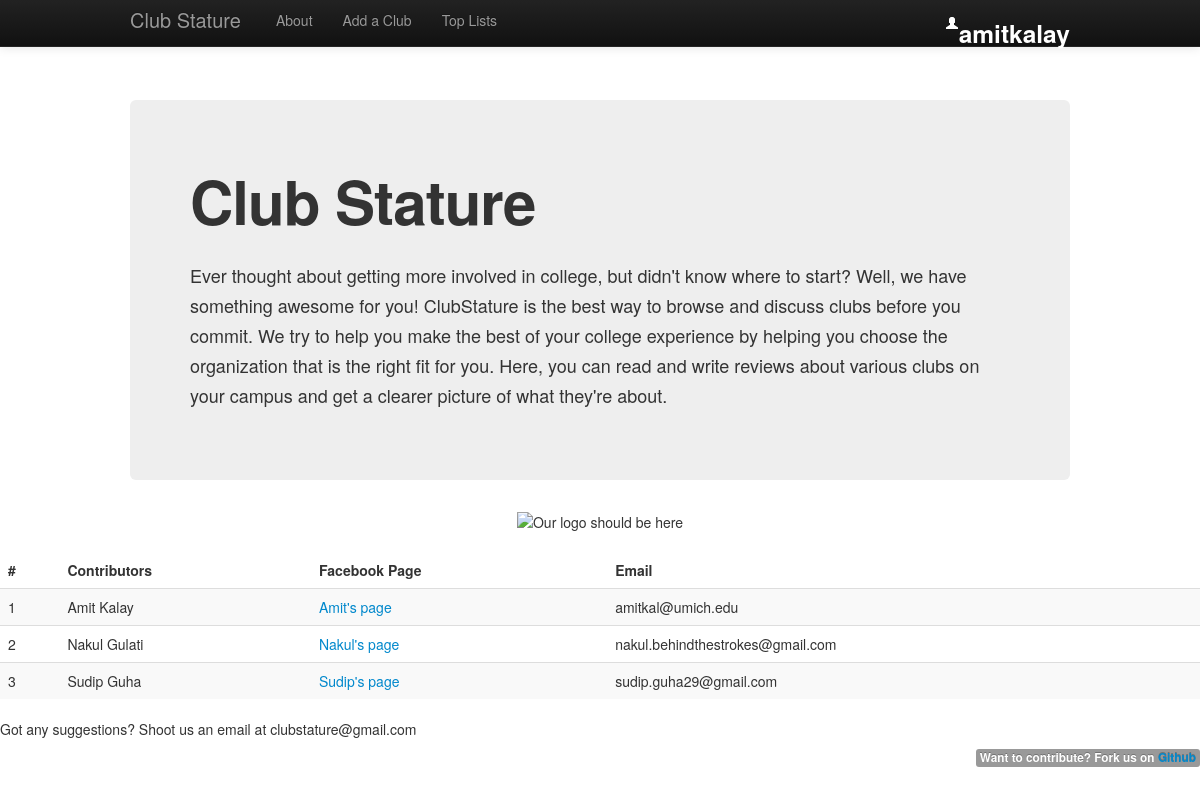
The app's page /about.php (signed in) with its own data.
### tables this page shows
CREATE TABLE IF NOT EXISTS `menu` (
  `id` int(11) NOT NULL AUTO_INCREMENT,
  `menu_name` varchar(30) NOT NULL,
  `slug` varchar(30) NOT NULL,
  `position` int(3) NOT NULL,
  PRIMARY KEY (`id`)
);

CREATE TABLE IF NOT EXISTS `users` (
  `id` int(11) NOT NULL AUTO_INCREMENT,
  `username` varchar(30) NOT NULL,
  `email` varchar(40) NOT NULL,
  `hashedPass` varchar(40) NOT NULL,
  PRIMARY KEY (`id`),
  UNIQUE KEY `email` (`email`),
  UNIQUE KEY `username` (`username`),
  UNIQUE KEY `hashedPass` (`hashedPass`)
);

### includes/sessions.php (called while the page is built, shortened)
<?php
    function loggedIn(){
        return isset($_SESSION['userId']);
    }
?>

### includes/functions.php (the view, shortened to what this page needs)
<?php
    function getNavItems() {
        global $connection;
        $query = "SELECT * FROM menu ORDER BY position;";
        $menu_set = mysql_query($query, $connection);
        return $menu_set;
    }
    function printNav($public = true){
        $output = "";
        $output .= "<div class=\"navbar navbar-inverse navbar-fixed-top\">
                    <div class=\"navbar-inner\">
                    <div class=\"container\">
                    <a class=\"brand\" href=\"index.php\">";
        $output .= NAME;
        $output .= "</a>";
        if($public == true){
            $output .= "<div class=\"navbar-content\">
                                <ul class=\"nav\">";
            $menuSet = getNavItems();
            while($menuItem = mysql_fetch_array($menuSet)){
                $output .= "<li><a href = \"{$menuItem['slug']}\">{$menuItem['menu_name']}</a></li>";
              }
            $output .= "</ul>
                        </div>";
            if(loggedIn()){
                $userDetails = getUserInfo($_SESSION['userId']);
                $output .= "<div class=\"btn-group pull-right\">
                            <h3 class=\"user dopdown-toggle\" data-toggle=\"dropdown\"> <i class=\"icon-user icon-white\"></i>{$userDetails['username']}</h3>
                            <ul class=\"dropdown-menu\">
                            <li><a href=\"changePassword.php\">Change Password</a></li>
                            <li><a href=\"deleteAccount.php\"><i class=\"icon-trash\"></i> Delete Account </a></li>
                            <li class=\"divider\"></li>
                            <li><a href=\"logout.php\"><i class=\"icon-off\"></i> Log Out</a></li>
                            </ul>
                            </div>";
            }
            else{
                $output .= "<div class = \"pull-right\">
                            <a href = \"login.php\" class = \"btn btn-success\">Login</a>
                            <a href = \"signup.php\" class = \"btn btn-info\">Sign Up</a>
                            <div>";
            }
            $output .= "</div>
                        </div>
                        </div>
                        </div>
                        </div>";
        }
        else{
            $output .= "</div>
                        </div>
                        </div>";
        }
        return $output;
    }
    function getUserInfo($userId){
        global $connection;
        $userId = $_SESSION['userId'];
        $query = "SELECT * FROM  `users` WHERE  `id` =  '{$userId}' LIMIT 1;";
        $userSet = mysql_query($query,$connection);
        if($userSet){
            return $userDetails = mysql_fetch_array($userSet);
        }
    }
?>

### css/custom.css (style rules this page uses)
.user { text-decoration: none; color: white; }
h3.user { line-height: 5px; }

### records on screen
menu: menu_name "About"
menu: menu_name "Add a Club"
menu: menu_name "Top Lists"
users: username "amitkalay"

### other values on screen
$nav "Club Stature"
NAME "Club Stature"
